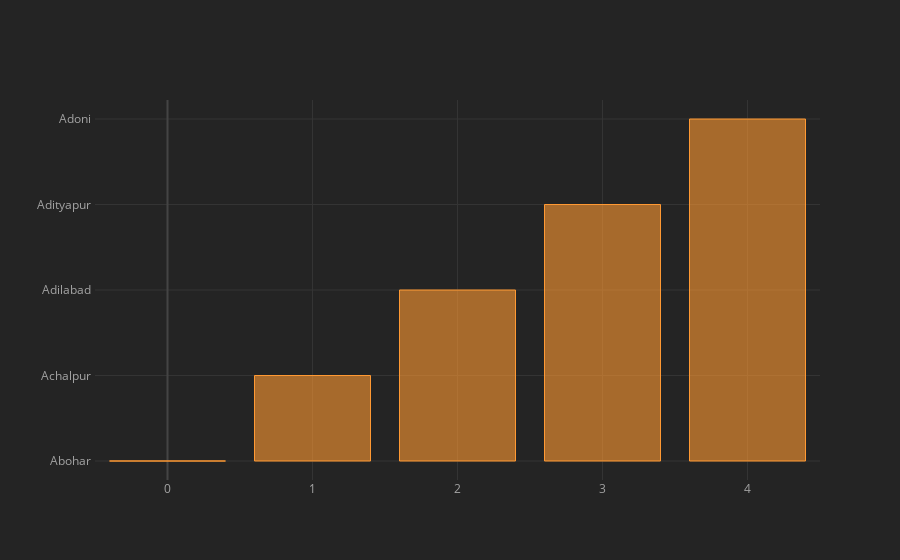

The notebook cell this image was saved under:
### Code cell
df1[['name_of_city']].iplot(kind='bar')

### Figure 1 — Plotly figure (JSON) as saved in the notebook; plotly's stock layout.template omitted (floating-point values rounded to 4 significant figures)
{"data": [{"marker": {"color": "rgba(255, 153, 51, 0.6)", "line": {"color": "rgba(255, 153, 51, 1.0)", "width": 1}}, "name": "name_of_city", "orientation": "v", "text": "", "type": "bar", "x": [0, 1, 2, 3, 4], "y": ["Abohar ", "Achalpur ", "Adilabad ", "Adityapur ", "Adoni "]}], "layout": {"legend": {"bgcolor": "#242424", "font": {"color": "#F4F4F4"}}, "paper_bgcolor": "#242424", "plot_bgcolor": "#242424", "title": {"font": {"color": "#F4F4F4"}}, "xaxis": {"gridcolor": "#343434", "showgrid": true, "tickfont": {"color": "#A4A4A4"}, "title": {"font": {"color": "#A4A4A4"}, "text": ""}, "zerolinecolor": "#444444"}, "yaxis": {"gridcolor": "#343434", "showgrid": true, "tickfont": {"color": "#A4A4A4"}, "title": {"font": {"color": "#A4A4A4"}, "text": ""}, "zerolinecolor": "#444444"}}}
